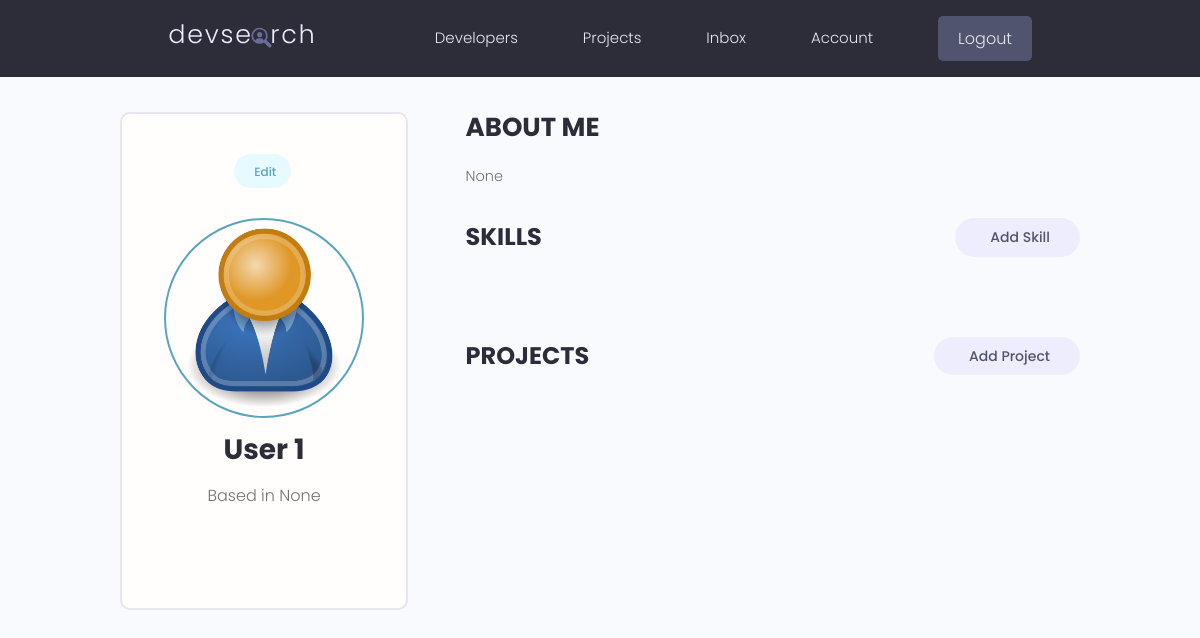
The app's page /account/ (signed in), older data.
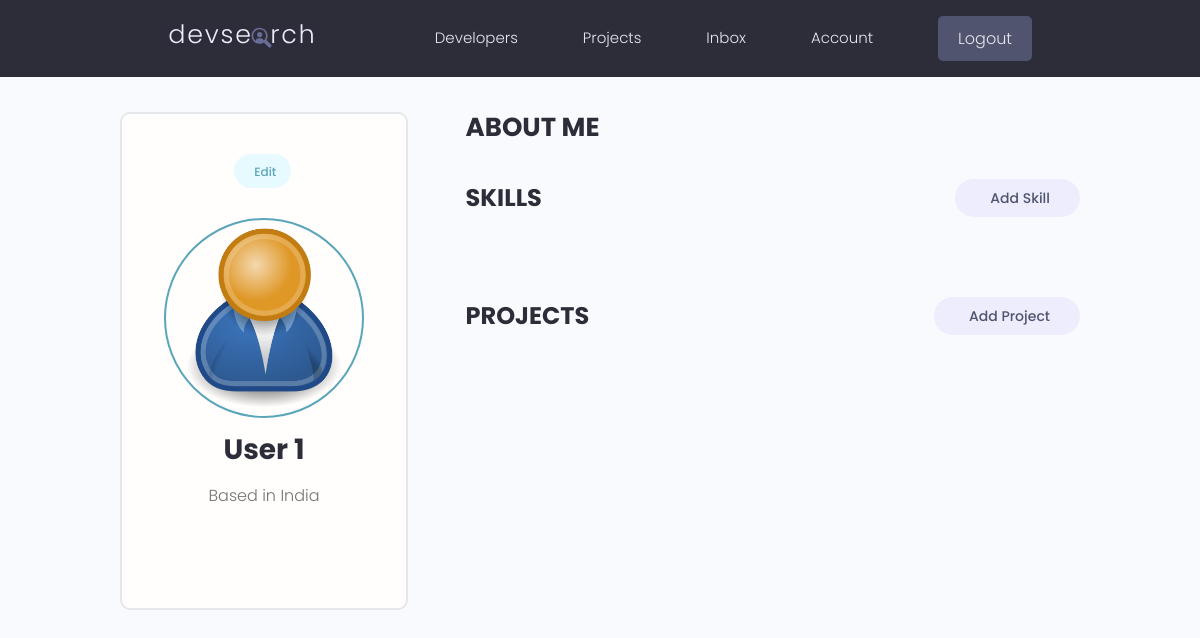
The same page, newer data.
### users/models.py (models this page shows, shortened)
class Profile(models.Model):
    user = models.OneToOneField(
        User, on_delete=models.CASCADE, null=True, blank=True)
    name = models.CharField(max_length=200, blank=True, null=True)
    email = models.EmailField(max_length=500, blank=True, null=True)
    username = models.CharField(max_length=200, blank=True, null=True)
    location = models.CharField(max_length=200, blank=True, null=True)
    short_intro = models.CharField(max_length=200, blank=True, null=True)
    bio = models.TextField(blank=True, null=True)
    profile_image = models.ImageField(
        null=True, blank=True, upload_to='profiles/', default="profiles/user-default.png")
    social_github = models.CharField(max_length=200, blank=True, null=True)
    social_twitter = models.CharField(max_length=200, blank=True, null=True)
    social_linkedin = models.CharField(max_length=200, blank=True, null=True)
    social_youtube = models.CharField(max_length=200, blank=True, null=True)
    social_website = models.CharField(max_length=200, blank=True, null=True)
    created = models.DateTimeField(auto_now_add=True)
    id = models.UUIDField(default=uuid.uuid4, unique=True,
                          primary_key=True, editable=False)

### users/views.py (the view)
# urls.py: path('account/', views.userAccount, name="account"),
@login_required(login_url='login')
def userAccount(request):
    profile = request.user.profile
    skills = profile.skill_set.all()
    projects = profile.project_set.all()
    context = {'profile': profile, 'skills': skills, 'projects': projects}
    return render(request, 'users/account.html', context)

### users/templates/users/account.html (shortened to what this page needs)
{% extends 'main.html' %}
{% block content %}
<main class="settingsPage profile my-md">
  <div class="container">
    <div class="layout">
      <div class="column column--1of3">
        <div class="card text-center">
          <div class="card__body dev">
            <a class="tag tag--pill tag--main settings__btn" href="{% url 'edit-account' %}">
              Edit</a>
            <img class="avatar avatar--xl dev__avatar" src="{{profile.profile_image.url}}" />
            <h2 class="dev__name">{{profile.name}}</h2>
            <p class="dev__location">Based in {{profile.location}}</p>
          </div>
        </div>
      </div>
      <div class="column column--2of3">
        <div class="devInfo">
          <h3 class="devInfo__title">About Me</h3>
          <p class="devInfo__about">{{profile.bio}}</p>
        </div>
        <div class="settings">
          <h3 class="settings__title">Skills</h3>
          <a class="tag tag--pill tag--sub settings__btn tag--lg" href=""> Add Skill</a>
        </div>
        <div class="settings">
          <h3 class="settings__title">Projects</h3>
          <a class="tag tag--pill tag--sub settings__btn tag--lg" href="{% url 'create-project' %}"> Add Project</a>
        </div>
      </div>
    </div>
  </div>
</main>
{% endblock %}

Row changes from the older to the newer data that the page shows:
changed Profile "User 1": location "None" → "India"; bio "None" → (not shown)
